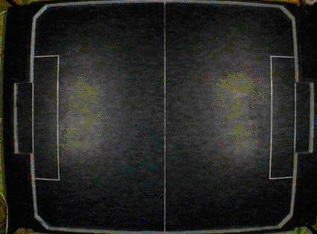
%> input picture Processamento Digital de Imagens/Exemplos_Professor/Exemplo_Subtrair_2_A.jpg, 317 x 234 px
$ octave Exemplo_Subtrair.m   (GNU Octave 9; MATLAB toolbox functions it lacks are replaced by stand-ins)
%> lines starting %> are read from the running program, lines starting %| are printed output that depends on the picture
clear all;
clc;

img_a = imread('Exemplo_Subtrair_2_A.jpg');
%> img_a is the input picture: size 234x317x3 uint8; mean R, G, B 38.4, 38.6, 36
img_b = imread('Exemplo_Subtrair_2_B.jpg');
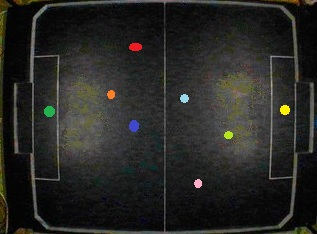
%> input picture Processamento Digital de Imagens/Exemplos_Professor/Exemplo_Subtrair_2_B.jpg, 317 x 234 px
%> img_b is the input picture: size 234x317x3 uint8; mean R, G, B 39.4, 39.4, 36.5
img_c = imsubtract(img_b, img_a);
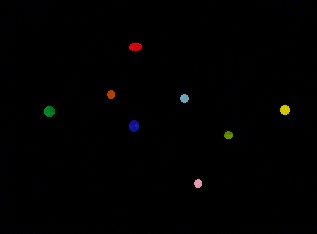
%> img_c: size 234x317x3 uint8; mean R, G, B 1.2, 1, 0.9

figure;
subplot(2,2,1);
imshow(img_a);
title('Imagem Original A');

hold;

subplot(2,2,2);
imshow(img_b);
title('Imagem Original B');

hold;
subplot(2,2,4);
imshow(img_c);
title('B - A');
